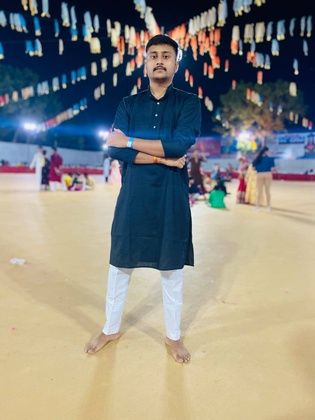
%> input picture CVIP/LABS/LAB4/myImage.jpg, 315 x 420 px, shrunk from 960 x 1280 before the run
$ octave IdealHighPassFilter.m   (GNU Octave 9; MATLAB toolbox functions it lacks are replaced by stand-ins)
%> lines starting %> are read from the running program, lines starting %| are printed output that depends on the picture; in (x1, y1, x2, y2) boxes, pixels count from 0 and x2, y2 are one past the last pixel; in counts of white or black regions, pixels touching at a corner belong together; the program's own positions count from 1
clc;
clear;
close all;
pkg load image;
r = rgb2gray(imread('./myImage.jpg'));
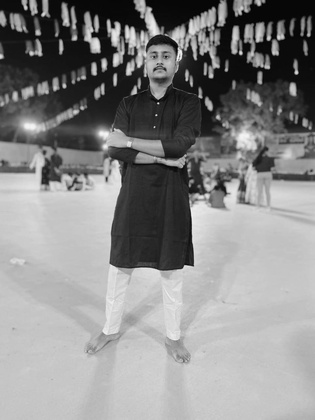
%> r: size 420x315 uint8; min 1, max 247, mean 136.3

subplot(2,3,1);imshow(r);title("Original Image");
[m,n]=size(r);
%> m = 420; n = 315
M=2*m;
%> M = 840
N=2*n;
%> N = 630
pad=zeros(M,N);
pad(1:m,1:n)=r;
subplot(2,3,2);imshow(uint8(pad));title("Padded Image");

for i=1:M
  for j=1:N
    pad(i,j)=pad(i,j)*(-1)^(i-1+j-1);
  endfor
endfor
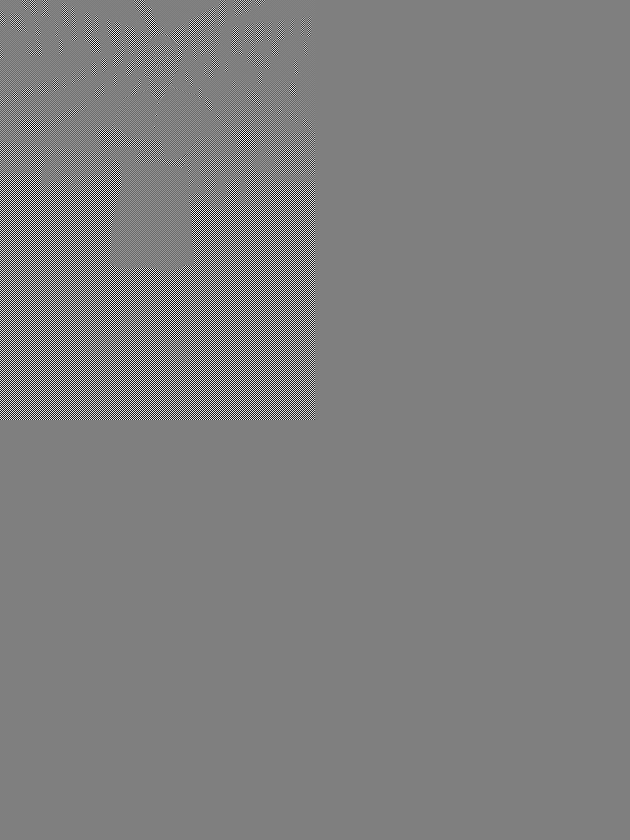
%> pad: size 840x630 double; min -247, max 246, mean 0; drawn with min black and max white

subplot(2,3,3);imshow(uint8(pad));title("-1^{x+y}");

F = fft2(pad);
H = zeros(M,N);
D0=50;
for i=1:M
  for j=1:N
    D=sqrt((i-M/2)^2+(j-N/2)^2);
    if(D<=D0)
      H(i,j)=0;
    else
      H(i,j)=1;
    endif
  endfor
endfor
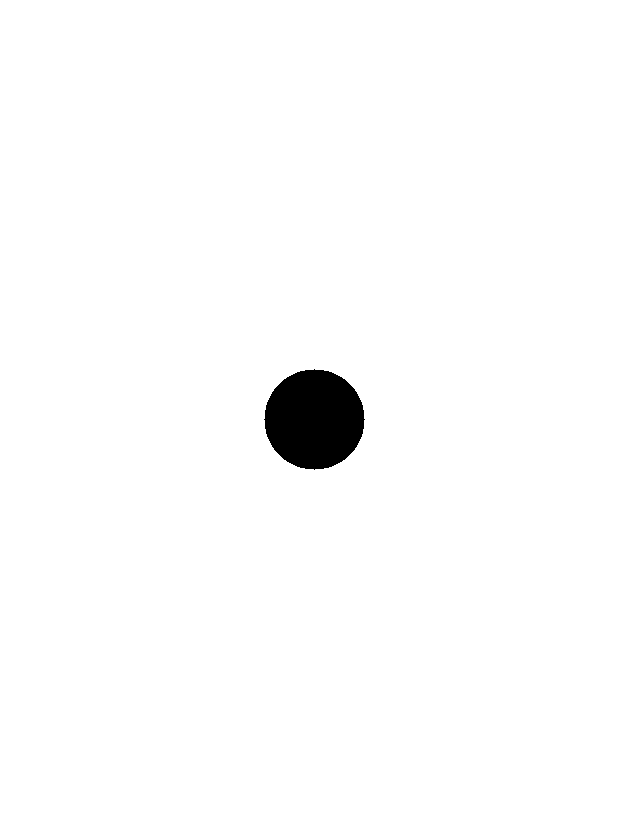
%> H: size 840x630 double; values 0 (black) and 1 (white), 98.5% white; 1 black region, box (x1, y1, x2, y2) and area: (264, 369, 365, 470) 7845

subplot(2,3,4);imshow(H);title("Mask");

G=H.*F;
Gp = real(ifft2(G));
for i=1:M
  for j=1:N
    st(i,j)=Gp(i,j)*(-1)^(i-1+j-1);
endfor
endfor
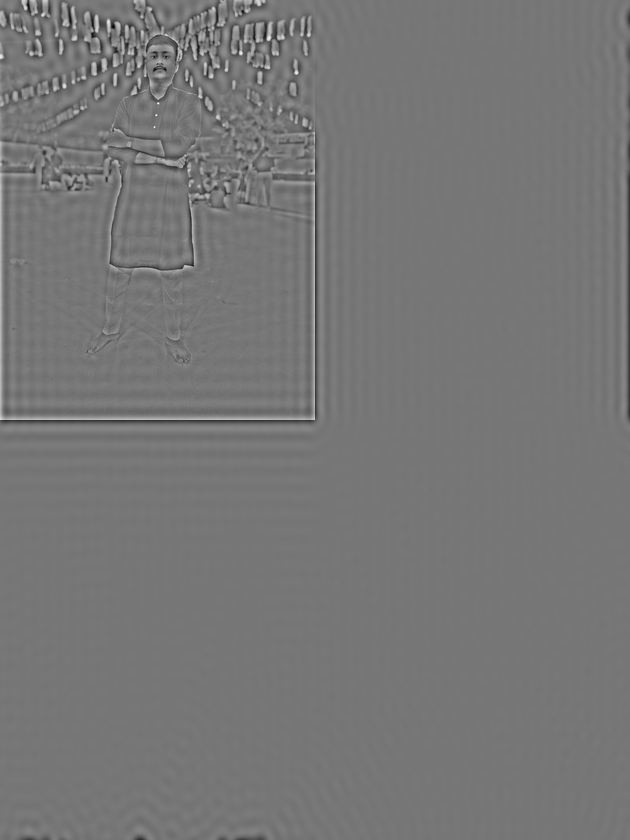
%> st: size 840x630 double; min -155.9, max 178.6, mean 0; drawn with min black and max white

subplot(2,3,5);imshow(real(G));title("Applied Mask");
%> after `imshow(real(G))`:
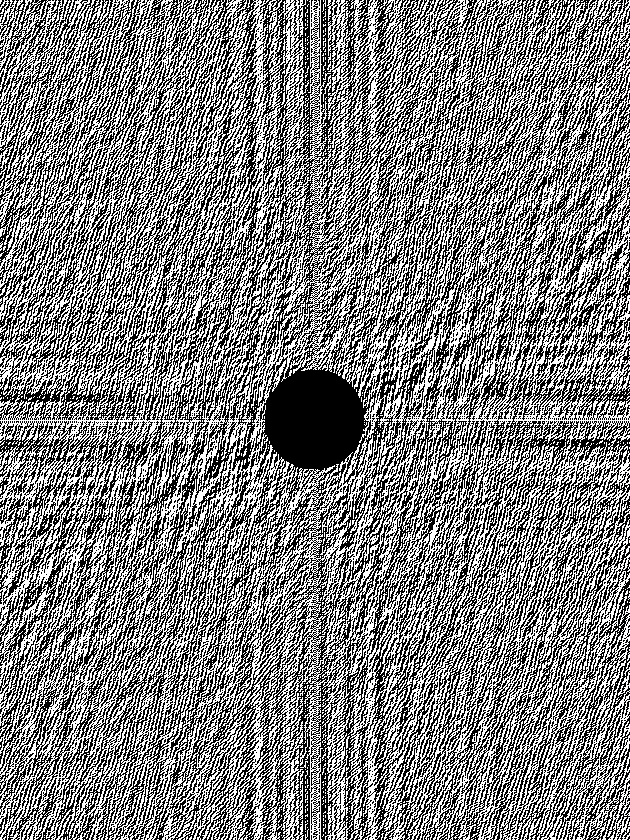
%> displayed picture: size 840x630, on the screen's scale of 0 to 255; min 0, max 255, mean 125.8

subplot(2,3,6);s=st(1:m,1:n);
%> after `s=st(1:m,1:n)`:
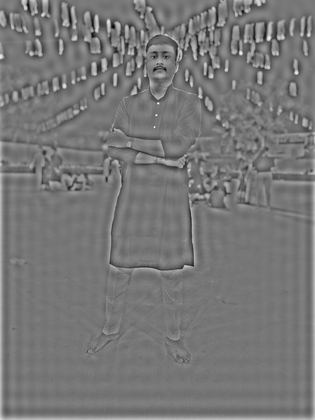
%> s: size 420x315 double; min -155.9, max 178.6, mean 1; drawn with min black and max white
imshow(uint8(s));title("Ideal High Pass Filtered Image");
%> after `imshow(uint8(s))`:
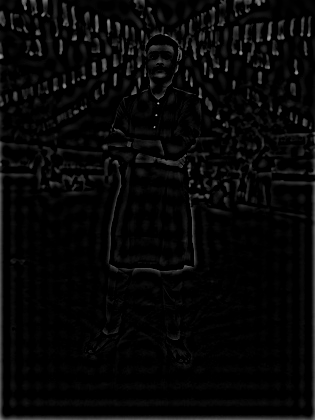
%> displayed picture: size 420x315, on the screen's scale of 0 to 255; min 0, max 179, mean 7.2
